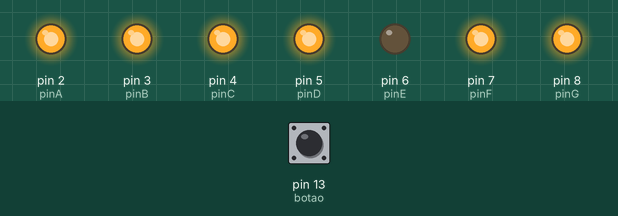
This sketch was run on a simulated Arduino Uno, built with avr-gcc and run on an emulated ATmega328P. Shown: output pins drawn as LEDs (lit = HIGH). The test bench sets the inputs (shaded band); at power-on: pin 13 (botao) HIGH. Random numbers use the default seed unless the sketch sets one.

Above: at 0.15 s.
1.3 s: pin 13 (botao) pulled LOW for 0.15 s
2.9 s: pin 13 (botao) pulled LOW for 1 s
At 3.05 s:
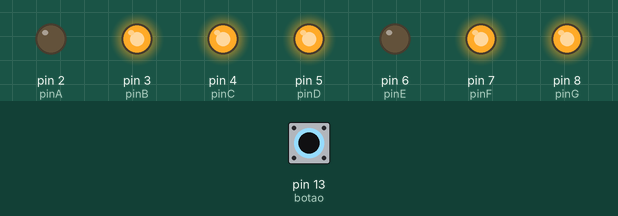
At 3.85 s:
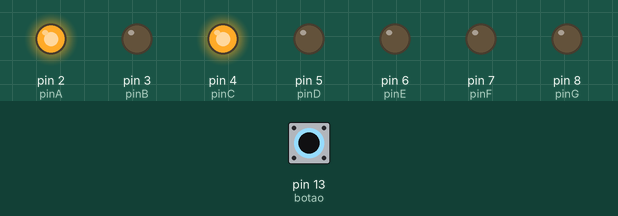
5.9 s: pin 13 (botao) pulled LOW for 3.2 s
10.6 s: pin 13 (botao) pulled LOW for 0.15 s
At 11.45 s:
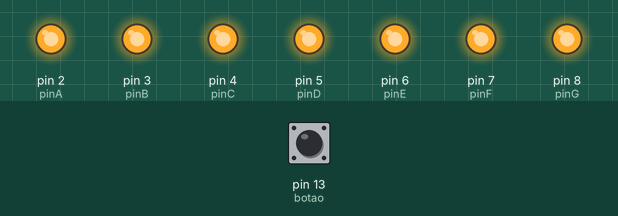
Timing chart, 0 to 14.7 s (numbered marks = the images above; inputs shaded):
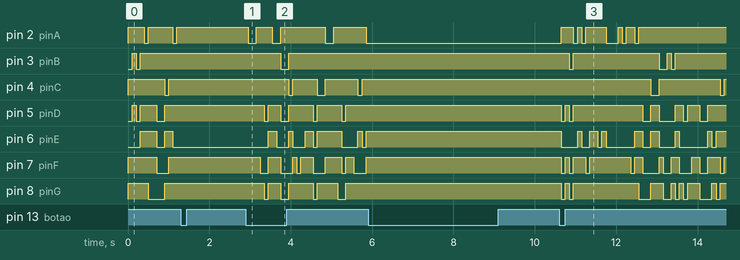

Measured:
- after the input at 1.3 s, every drawn part: stays the same
- after the input at 2.9 s, pin 2 (pinA): goes LOW 0.20 s, HIGH 0.40 s, LOW 0.20 s, HIGH 1.1 s, LOW 0.20 s, HIGH 0.80 s, then LOW, starting after 0.05 s; pin 3 (pinB): HIGH → LOW after 0.85 s, → HIGH 0.20 s later
- after the input at 5.9 s, every drawn part: stays the same
- after the input at 10.6 s, pin 2 (pinA): LOW → HIGH after 0.05 s, → LOW 0.30 s later, → HIGH 0.10 s later, → LOW 0.10 s later, … (11 changes in this stretch); pin 3 (pinB): goes LOW 0.10 s, HIGH 2.1 s, LOW 0.20 s, HIGH 0.10 s, LOW 0.10 s, then HIGH, starting after 0.25 s

The sketch:

display-botao.ino
```cpp
int pinA = 2;
int pinB = 3;
int pinC = 4;
int pinD = 5;
int pinE = 6;
int pinF = 7;
int pinG = 8;

int botao = 13;

bool sorteando = true;
bool ultimoEstado = HIGH;
int numeroAtual = 0;

void setup()
{
  for (int x = 2; x <= 8; x++)
  {
    pinMode(x, OUTPUT);
  }

  pinMode(botao, INPUT_PULLUP);

  randomSeed(analogRead(A0));
}

void loop()
{
  bool estadoAtual = digitalRead(botao);

  if (estadoAtual == LOW && ultimoEstado == HIGH)
  {
    sorteando = !sorteando;
    delay(50);
  }

  ultimoEstado = estadoAtual;

  if (sorteando)
  {
    numeroAtual = random(0, 10);

    exibirNumero(numeroAtual);

    delay(100);
  }
}

void exibirNumero(int numero)
{
  switch(numero)
  {
    case 0:
      digitalWrite(pinA, HIGH);
      digitalWrite(pinB, HIGH);
      digitalWrite(pinC, HIGH);
      digitalWrite(pinD, HIGH);
      digitalWrite(pinE, HIGH);
      digitalWrite(pinF, HIGH);
      digitalWrite(pinG, LOW);
      break;

    case 1:
      digitalWrite(pinA, HIGH);
      digitalWrite(pinB, LOW);
      digitalWrite(pinC, HIGH);
      digitalWrite(pinD, LOW);
      digitalWrite(pinE, LOW);
      digitalWrite(pinF, LOW);
      digitalWrite(pinG, LOW);
      break;

    case 2:
      digitalWrite(pinA, HIGH);
      digitalWrite(pinB, HIGH);
      digitalWrite(pinC, LOW);
      digitalWrite(pinD, HIGH);
      digitalWrite(pinE, HIGH);
      digitalWrite(pinF, LOW);
      digitalWrite(pinG, HIGH);
      break;

    case 3:
      digitalWrite(pinA, HIGH);
      digitalWrite(pinB, HIGH);
      digitalWrite(pinC, HIGH);
      digitalWrite(pinD, HIGH);
      digitalWrite(pinE, LOW);
      digitalWrite(pinF, LOW);
      digitalWrite(pinG, HIGH);
      break;

    case 4:
      digitalWrite(pinA, HIGH);
      digitalWrite(pinB, LOW);
      digitalWrite(pinC, HIGH);
      digitalWrite(pinD, LOW);
      digitalWrite(pinE, LOW);
      digitalWrite(pinF, HIGH);
      digitalWrite(pinG, HIGH);
      break;

    case 5:
      digitalWrite(pinA, LOW);
      digitalWrite(pinB, HIGH);
      digitalWrite(pinC, HIGH);
      digitalWrite(pinD, HIGH);
      digitalWrite(pinE, LOW);
      digitalWrite(pinF, HIGH);
      digitalWrite(pinG, HIGH);
      break;

    case 6:
      digitalWrite(pinA, LOW);
      digitalWrite(pinB, HIGH);
      digitalWrite(pinC, HIGH);
      digitalWrite(pinD, HIGH);
      digitalWrite(pinE, HIGH);
      digitalWrite(pinF, HIGH);
      digitalWrite(pinG, HIGH);
      break;

    case 7:
      digitalWrite(pinA, HIGH);
      digitalWrite(pinB, HIGH);
      digitalWrite(pinC, HIGH);
      digitalWrite(pinD, LOW);
      digitalWrite(pinE, LOW);
      digitalWrite(pinF, LOW);
      digitalWrite(pinG, LOW);
      break;

    case 8:
      digitalWrite(pinA, HIGH);
      digitalWrite(pinB, HIGH);
      digitalWrite(pinC, HIGH);
      digitalWrite(pinD, HIGH);
      digitalWrite(pinE, HIGH);
      digitalWrite(pinF, HIGH);
      digitalWrite(pinG, HIGH);
      break;

    case 9:
      digitalWrite(pinA, HIGH);
      digitalWrite(pinB, HIGH);
      digitalWrite(pinC, HIGH);
      digitalWrite(pinD, HIGH);
      digitalWrite(pinE, LOW);
      digitalWrite(pinF, HIGH);
      digitalWrite(pinG, HIGH);
      break;
  }
}
```
